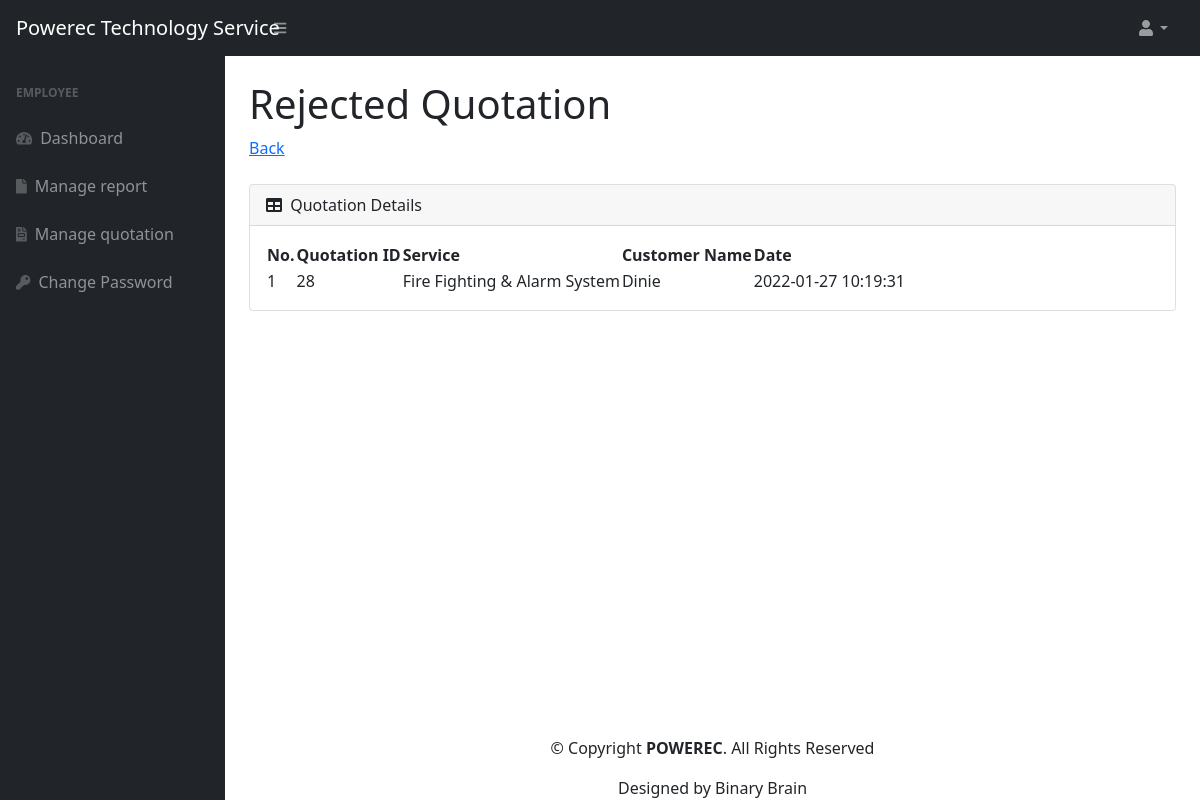
/manage-report3.php (signed in), run on the app's committed database.
### tables this page shows
CREATE TABLE `quotation` (
  `qid` int(11) NOT NULL,
  `service` text DEFAULT NULL,
  `status` varchar(10) DEFAULT 'Pending',
  `date` timestamp NOT NULL DEFAULT current_timestamp(),
  `q_addr` text NOT NULL,
  `uid` int(11) NOT NULL
);

CREATE TABLE `users` (
  `id` int(11) NOT NULL,
  `u_name` varchar(255) DEFAULT NULL,
  `u_email` varchar(255) DEFAULT NULL,
  `u_password` varchar(300) DEFAULT NULL,
  `u_contactno` varchar(11) DEFAULT NULL,
  `u_address` varchar(255) DEFAULT NULL,
  `user_type` int(2) NOT NULL DEFAULT 1,
  `u_posting_date` timestamp NOT NULL DEFAULT current_timestamp()
);

### manage-report3.php (the view, shortened to what this page needs)
<?php session_start();
include_once('includes/config.php');
?>
<?php
$sql = "SELECT * FROM quotation
        LEFT JOIN users ON quotation.uid = users.id
        WHERE status = 'rejected'
        ORDER BY date DESC" ;
$result = mysqli_query($con, $sql);
?>
<!DOCTYPE html>
<html lang="en">
    <head>
        <link href="https://cdn.jsdelivr.net/npm/simple-datatables@latest/dist/style.css" rel="stylesheet" />
        <link href="css/styles.css" rel="stylesheet" />
    </head>
    <body class="sb-nav-fixed">
      <?php include_once('includes/navbar.php');?>
        <div id="layoutSidenav">
          <?php include_once('includes/e_sidebar.php');?>
            <div id="layoutSidenav_content">
                <main>
                <div class="container-fluid px-4">
                    <h1 class="mt-4">Rejected Quotation</h1>
                        <ol class="breadcrumb mb-4">
                            <li class="breadcrumb-item"><a href="manage-report.php">Back</a></li>
                        </ol>
                <div class="card mb-4">
                            <div class="card-header">
                                <i class="fas fa-table me-1"></i>
                                Quotation Details
                            </div>
                            <div class="card-body">
                                <table id="datatablesSimple">
                                    <thead>
                                        <tr>
                                           <th class="border-top-0">No.</th>
                                            <th class="border-top-0">Quotation ID</th>
                                            <th class="border-top-0">Service</th>
                                            <th class="border-top-0">Customer Name</th>
                                            <th class="border-top-0">Date </th>
                                        </tr>
                                    </thead>
                                    <tbody>
                                            <?php
                                                $i = 1;
                                                if(mysqli_num_rows($result)>0){
                                                while ($row = mysqli_fetch_array($result)){
                                                    echo "<tr>";
                                                    echo "<td> ".$i++."</td>";
                                                    echo "<td> ".$row['qid']."</td>";
                                                    echo "<td> ".$row['service']."</td>";
                                                    echo "<td> ".$row['u_name']."</td>";
                                                    echo "<td> ".$row['date']."</td>";
                                                    echo "</tr>";
                                                }
                                                }
                                                else{
                                                    echo "<tr>";
                                                    echo "<td>No Quotation found...</td>";
                                                    echo "</tr>";
                                                }
                                            ?>
                                        </tbody>
                                </table>
                            </div>
                </div>
            </main>
<?php include 'footer.php';?>
    </body>
</html>

### data on the page
quotation: qid "28", service "Fire Fighting & Alarm System", uid.u_name "Dinie", date "2022-01-27 10:19:31"
